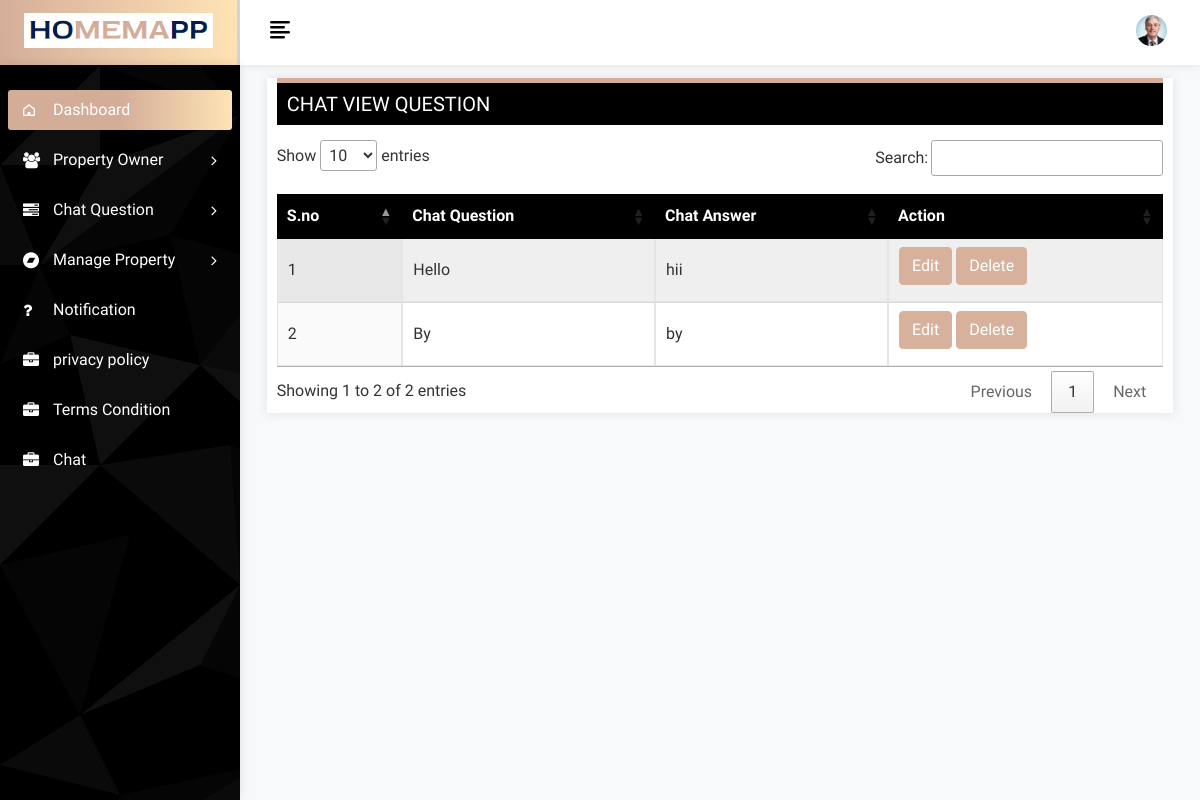
The page /View_question (signed in) on the database as committed earlier.
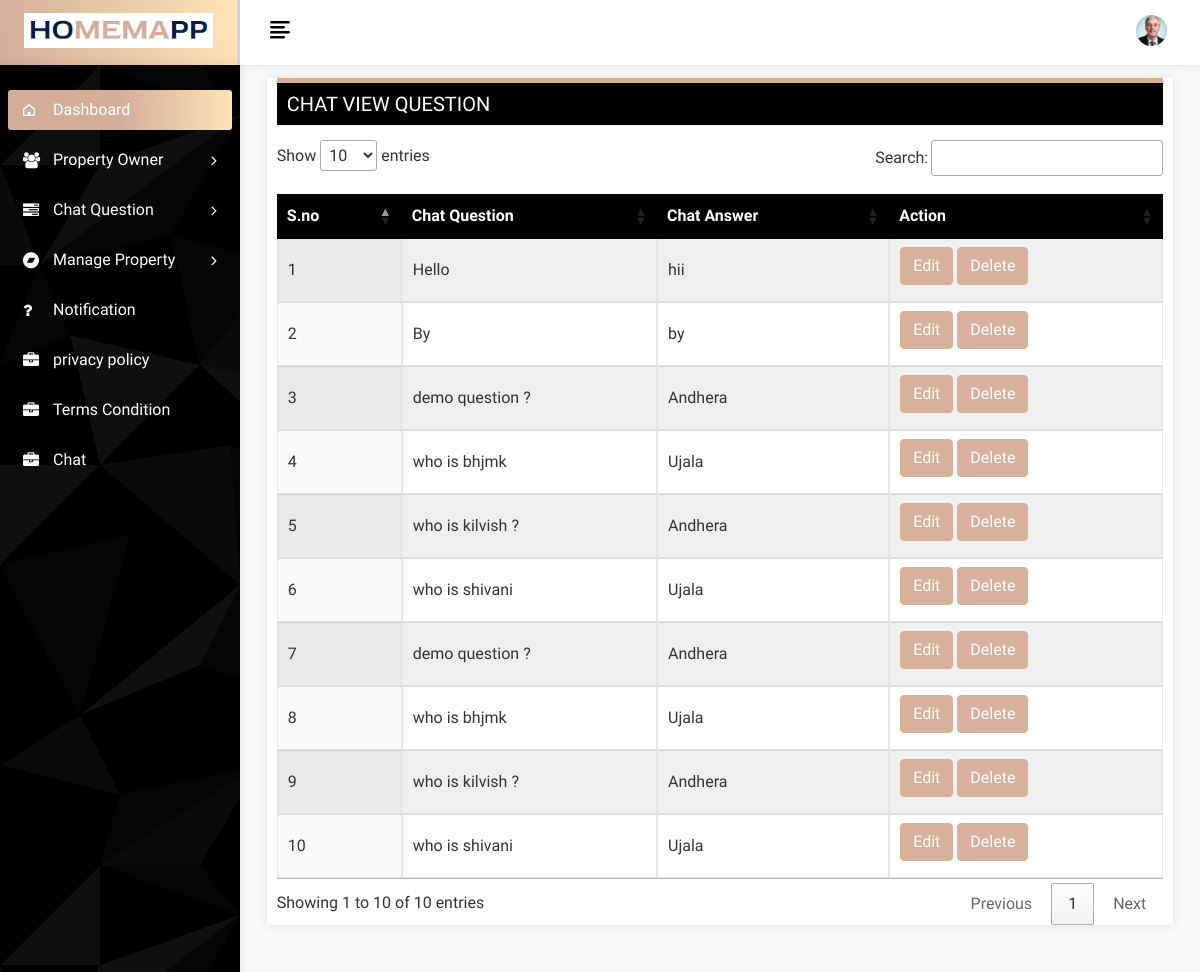
The same page on the database as committed later.
### app/models.py (models this page shows, shortened)
class QuestionAnswer(models.Model):
    question = models.CharField(max_length=500)
    answer=models.CharField(max_length=2000)

### app/views.py (the view)
# urls.py: path('View_question',views.view_question,name='View_question'),
@login_required(login_url='login')
def view_question(request):
    que_ans=QuestionAnswer.objects.all()
    return render(request,'Chat_view_question.html',{'que_ans':que_ans})

### templates/Chat_view_question.html (shortened to what this page needs)
{% extends 'base.html'%}
{% block content %}
            <div class="page-wrapper">
                <div class="content container-fluid">
					<div class="page-header">
						<div class="row">
							<div class="col-sm-12">
								<div class="card full-header">
									<div class="users">
										<h3 class="page-title">Chat View Question</h3>
									</div>
									<div class="user-box">
								<div class="datatables">
                                    <table id="example" class="display nowrap" style="width:100%">
						        <thead>
						            <tr>
						            	<th>S.no</th>
										<th>Chat Question</th>
										<th>Chat Answer</th>
										<th>Action</th>
						            </tr>
						        </thead>
						        <tbody>
									{% for question in que_ans %}
						           <tr class="even">
	                                    <td>{{forloop.counter}}</td>
	                                    <td>{{question.question}}</td>
	                                    <td>{{question.answer}}</td>
										<td>
											<a class="edit-btn" href="{% url 'Edit_question' id=question.id %}"> <button class="btn btn-primary">Edit</button></a>
											<a class="edit-btn" href="{% url 'Delete_question' id=question.id %}"><button class="btn btn-primary">Delete</button></a>
	                                  </td>
	                                </tr>
									{% endfor %}
						        </tbody>
						    </table>
                                   </div>
									</div>
								</div>
							</div>
						</div>
					</div>
				</div>
			</div>
{% endblock %}

### templates/base.html (shortened to what this page needs)
<!DOCTYPE html>
{% load static %}
<html lang="en">
    <head>
        <link rel="stylesheet" href="{%static 'assets/css/bootstrap.min.css'%}">
        <link rel="stylesheet" href="{%static 'assets/css/font-awesome.min.css'%}">
        <link rel="stylesheet" href="{%static 'assets/css/feathericon.min.css'%}">
		<link rel="stylesheet" href="{%static 'assets/plugins/morris/morris.css'%}">
        <link rel="stylesheet" href="{%static 'assets/css/style.css'%}">
        <link rel="stylesheet" type="text/css" href="https://cdn.datatables.net/1.13.6/css/jquery.dataTables.min.css">
		<link rel="stylesheet" type="text/css" href="https://cdn.datatables.net/1.13.7/css/jquery.dataTables.min.css">
		<link rel="stylesheet" type="text/css" href="https://cdn.datatables.net/buttons/2.4.2/css/buttons.dataTables.min.css">
    </head>
    <body>
        {% include 'header.html'%}
        {% include 'sidebar.html'%}
      {% block content %}
       {% endblock  %}
            </body>
</html>

### templates/header.html (shortened to what this page needs)
<div class="header">
    {% load static %}
    <div class="header-left">
        <a href="/" class="logo">
            <img src="{%static 'assets/img/logo.PNG'%}" alt="Logo">
        </a>
    </div>
    <a href="javascript:void(0);" id="toggle_btn">
        <i class="fe fe-text-align-left"></i>
    </a>
    <ul class="nav user-menu">
        <li class="nav-item dropdown has-arrow">
            <a href="#" class="dropdown-toggle nav-link" data-toggle="dropdown">
                <span class="user-img"><img class="rounded-circle" src="{%static 'assets/img/profiles/avatar-01.jpg'%}" width="31" alt="Ryan Taylor"></span>
            </a>
        </li>
    </ul>
</div>

### templates/sidebar.html (shortened to what this page needs)
    <div class="sidebar" id="sidebar">
        <div class="sidebar-inner slimscroll">
            <div id="sidebar-menu" class="sidebar-menu">
                <ul>
                    <li class="active">
                        <a href="/"><i class="fe fe-home"></i> <span>Dashboard</span></a>
                    </li>
                    <li class="submenu">
                        <a href="#" class=""><i class="fa fa-users "></i> <span> Property Owner </span> <span class="menu-arrow"></span></a>
                    </li>
                    <li class="submenu">
                        <a href="#" class=""><i class="fa fa-tasks"></i> <span> Chat Question </span> <span class="menu-arrow"></span></a>
                    </li>
                    <li class="submenu">
                        <a href="#" class=""><i class="fa fa-bandcamp "></i> <span> Manage Property </span> <span class="menu-arrow"></span></a>
                    </li>
                    <li>
                        <a href="{% url 'notification'%}"><i class="fa fa-question"></i> <span>Notification</span></a>
                    </li>
                    <li>
                        <a href="{% url 'Privacy_Policy'%}"><i class="fa fa-briefcase"></i> <span>privacy policy</span></a>
                    </li>
                    <li>
                        <a href="{% url 'terms_condition'%}"><i class="fa fa-briefcase"></i> <span>Terms Condition</span></a>
                    </li>
                    <li>
                        <a href="{% url 'chatbot_page'%}"><i class="fa fa-briefcase"></i> <span> Chat</span></a>
                    </li>
                </ul>
            </div>
        </div>
    </div>

Rows that differ between the two databases and show on the page:
added QuestionAnswer: question "demo question ?", answer "Andhera"
added QuestionAnswer: question "who is bhjmk", answer "Ujala"
added QuestionAnswer: question "who is kilvish ?", answer "Andhera"
added QuestionAnswer: question "who is shivani", answer "Ujala"
added QuestionAnswer: question "demo question ?", answer "Andhera"
added QuestionAnswer: question "who is bhjmk", answer "Ujala"
added QuestionAnswer: question "who is kilvish ?", answer "Andhera"
added QuestionAnswer: question "who is shivani", answer "Ujala"
Other text that changed with them:
text written by a page script: "Show entries Search: Showing 1 to 2 of 2 entries Previous 1 Next" → "Show entries Search: Showing 1 to 10 of 10 entries Previous 1 Next"
